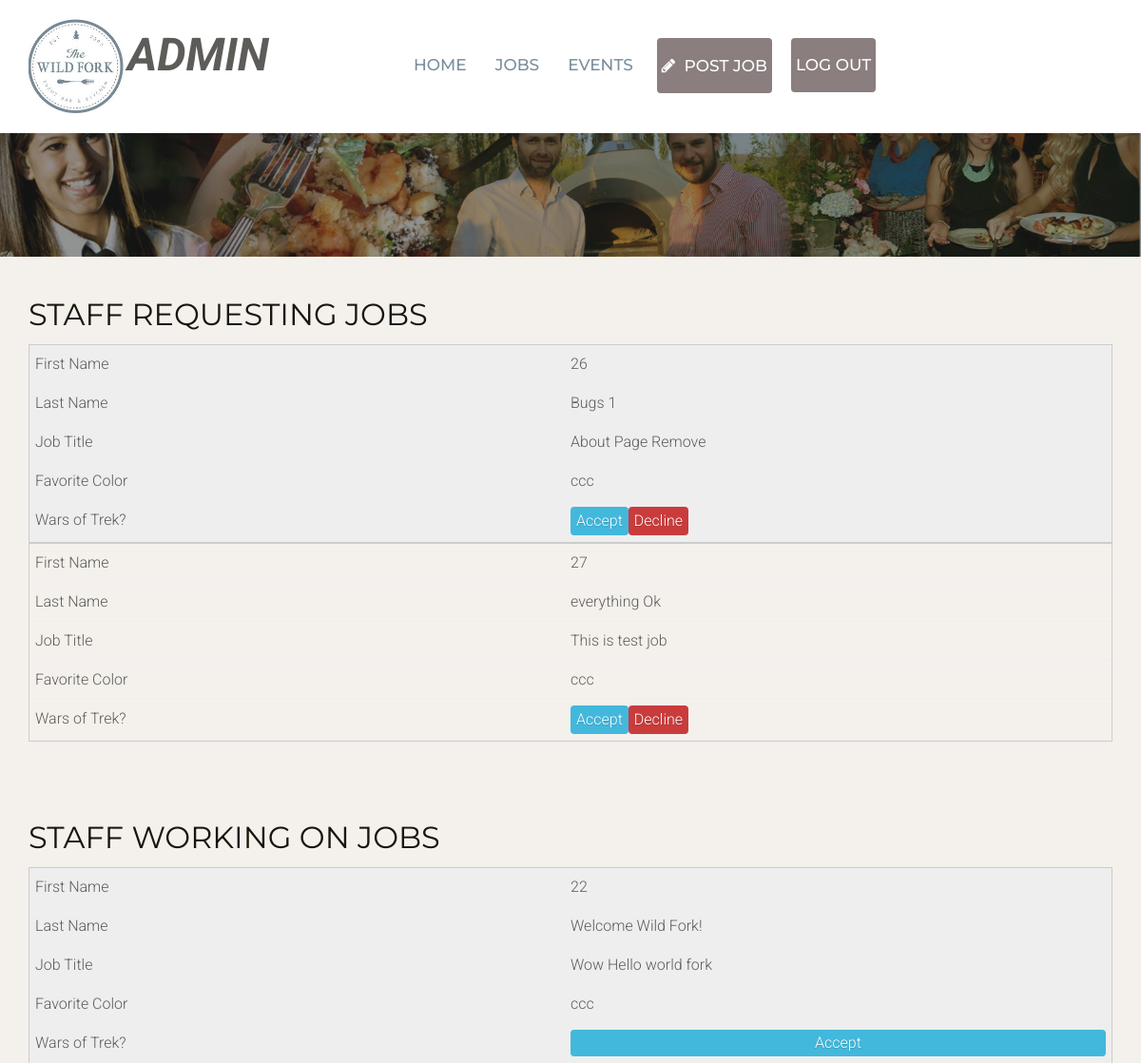
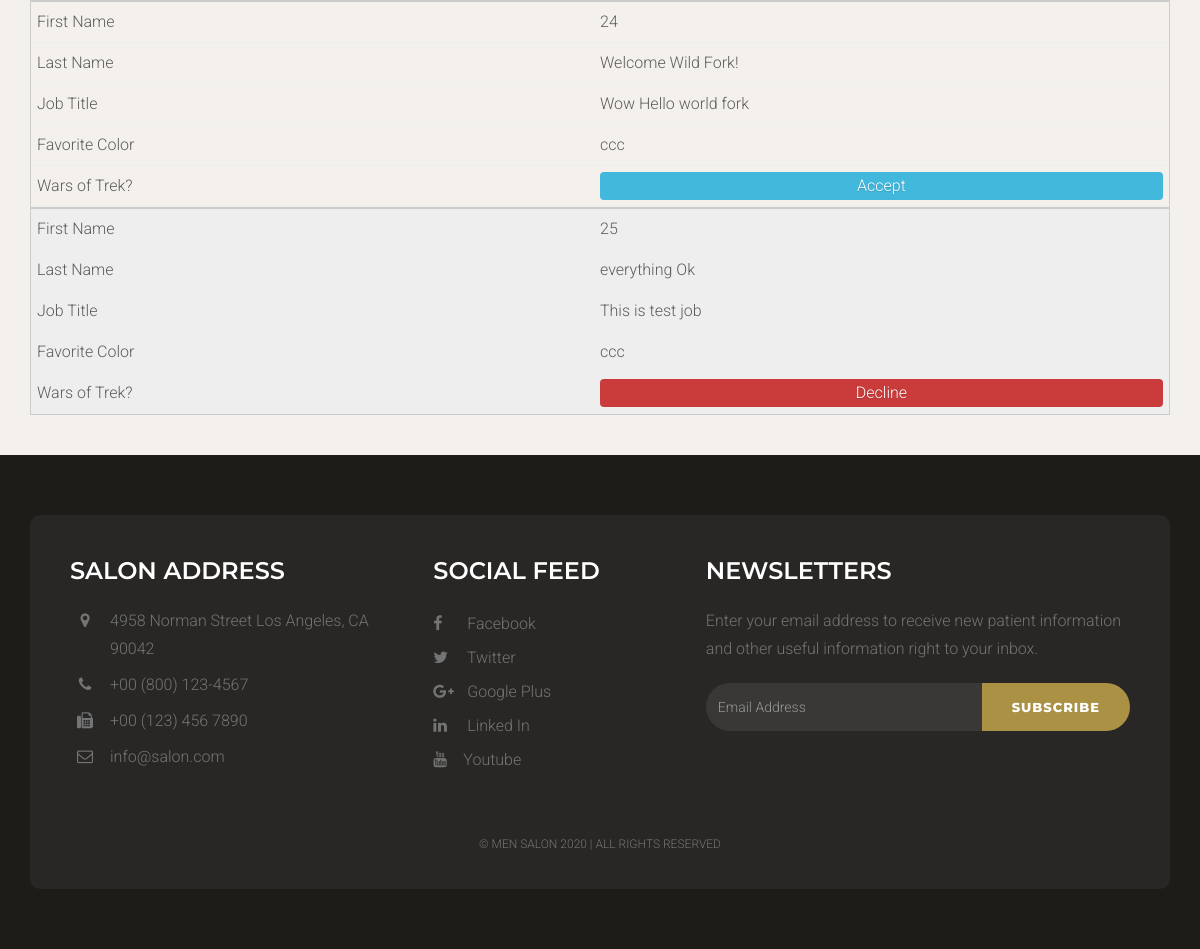
The app's page /job/reqprocess (signed in), older data (2 pictures, top to bottom).
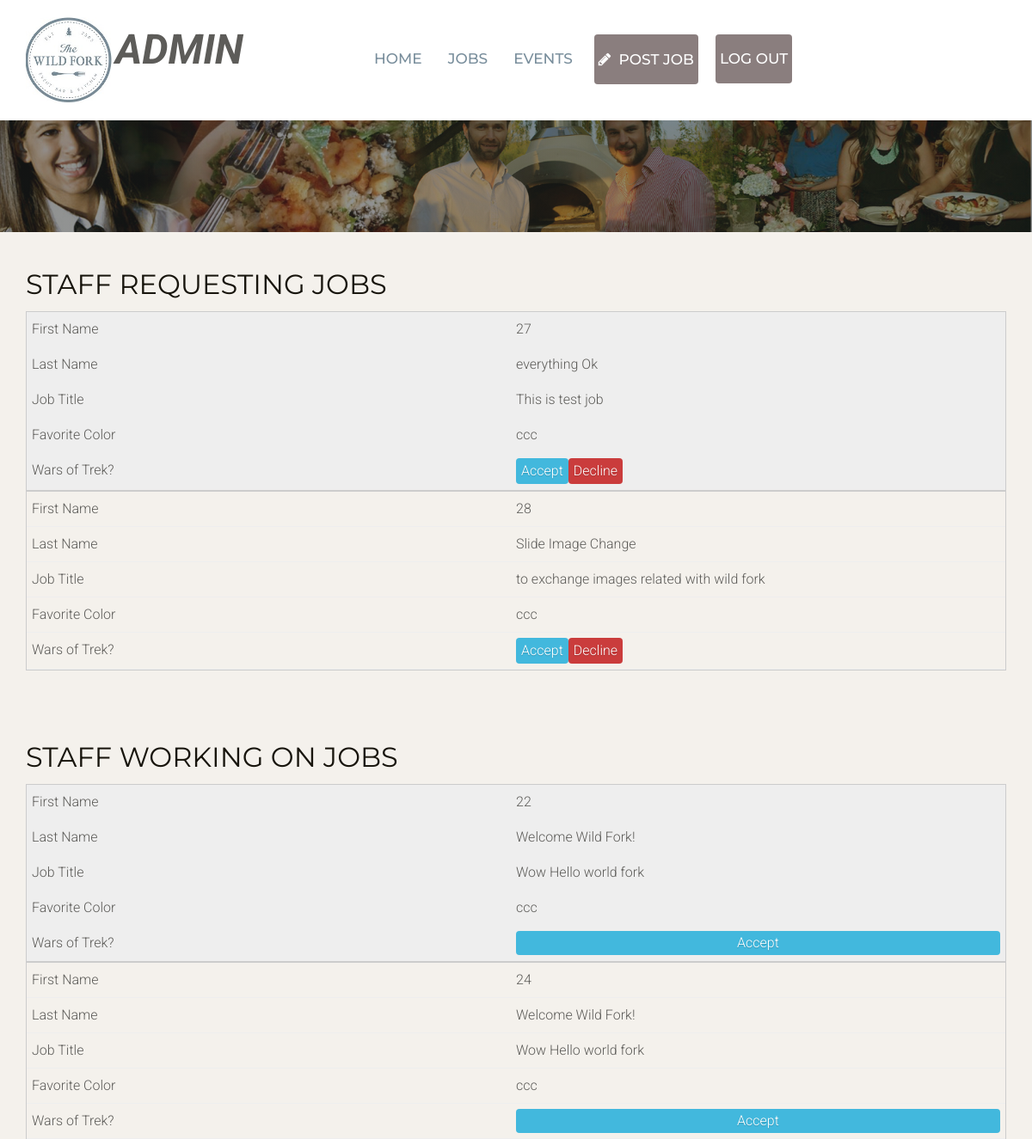
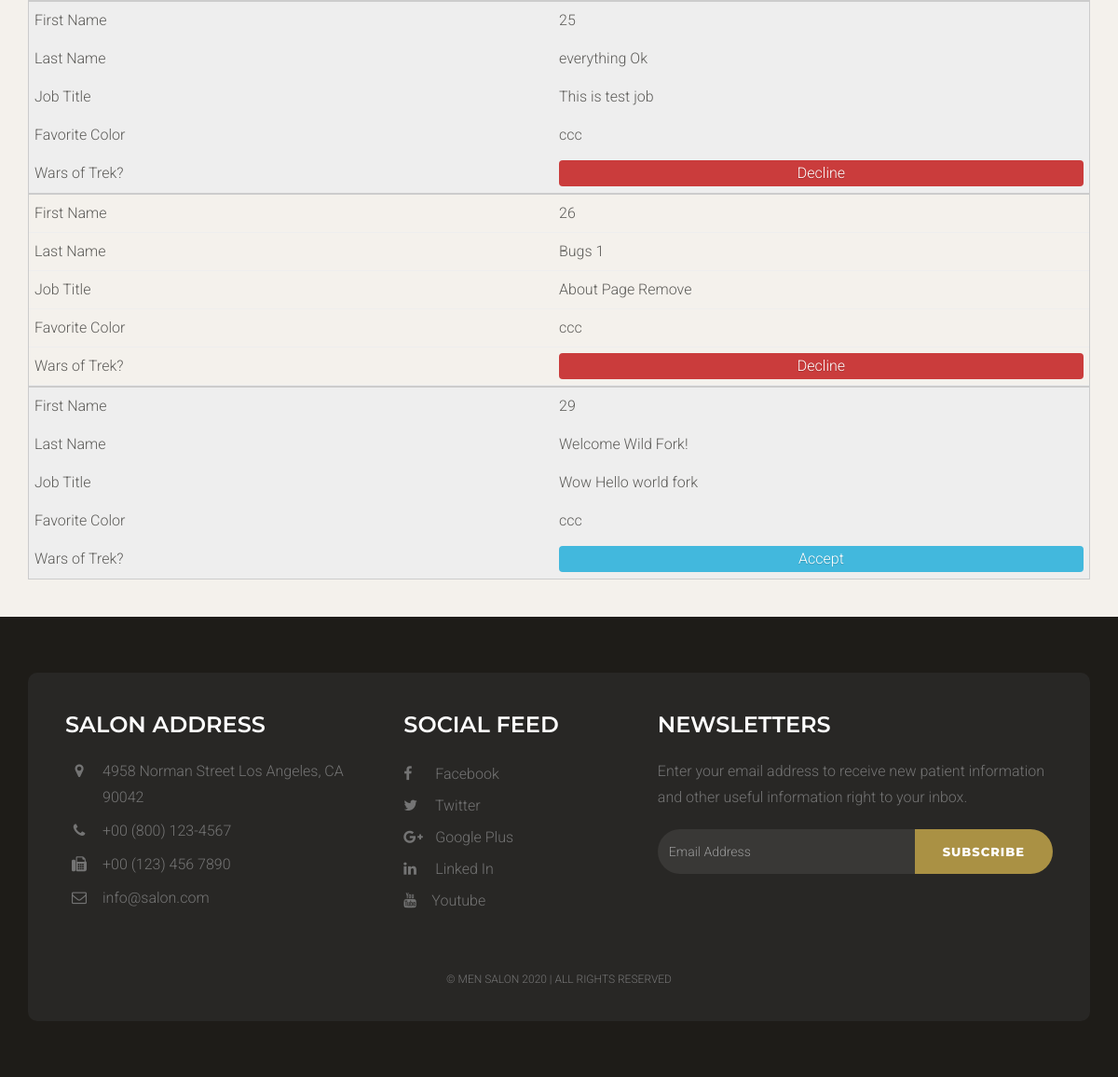
The same page, newer data (2 pictures, top to bottom).
### staffapp/models.py (models this page shows, shortened)
class Requestjob(models.Model):
    user = models.ForeignKey('auth.User')
    job = models.ForeignKey('Job')
    status = models.CharField(max_length=9, choices=REQUEST_STATUS_CHOICES, default="WT")
    processed = models.BooleanField(default =0)
    created_date = models.DateTimeField(
            default=timezone.now)
    published_date = models.DateTimeField(
            blank=True, null=True)

class Job(models.Model):
    writer = models.ForeignKey('auth.User')
    email = models.CharField(max_length=200)
    title = models.CharField(max_length=200)
    location = models.CharField(max_length=300)
    category = models.CharField(max_length=200)
    tags = models.CharField(max_length=200)
    description = models.TextField()
    companyName = models.CharField(max_length=100)
    website = models.CharField(max_length=100)
    tagline = models.CharField(max_length=200)
    start_time = models.TimeField(default=timezone.now)
    end_time = models.TimeField(default=timezone.now)
    created_date = models.DateTimeField(
            default=timezone.now)
    published_date = models.DateTimeField(
            blank=True, null=True)

### staffapp/views.py (the view)
# urls.py: url(r'job/reqprocess', views.requestJobProcess, name='requestjobprocess'),
@login_required
def requestJobProcess(request):
    if request.method == 'POST':
        request_id = int(request.POST['request_id'])
        mode = request.POST['mode']
        requestjob = Requestjob.objects.filter(id=request_id)[0]
        to_email = requestjob.user.email
        if mode == 'true':
            requestjob.status = 'AC'
        else:
            requestjob.status = 'DE'
        content = 'Your Request ' + str(requestjob.id) + ' is processed!'
        to_email = requestjob.user.email
        try:
            send_mail(
                'Wild Fork Team',
                content,
                'sabrinallbani83@gmail.com',
                [to_email],
                fail_silently=False,
            )
        except:
            return JsonResponse({'result': 'false'})
        requestjob.save()
        return JsonResponse({'result': requestjob.id})
    else:
        will_requests = Requestjob.objects.filter(status='WT')
        did_requests = Requestjob.objects.filter(~Q(status='WT'))
        return render(request, 'requestprocess.html', {'will_requests': will_requests, 'did_requests': did_requests})

### staffapp/templates/requestprocess.html (shortened to what this page needs)
{% extends 'layouts/base.html' %}
{% load staticfiles %}
{% block content %}
    {% include 'layouts/header.html' %}
    <div class="space-small bg-default">
        <div class="container">
            <h1>Staff requesting jobs</h1>
            <table>
                <tbody>
                    {% for request in will_requests %}
                    <tr>
                        <td>{{request.id}}</td>
                        <td>{{request.job.title}}</td>
                        <td>{{request.job.description}}</td>
                        <td>{{request.user.username}}</td>
                        <td><button class="button-secondary" onclick="processfn(true, {{request.id}})">Accept</button><button class="button-error" onclick="processfn(false, {{request.id}})">Decline</button></td>
                    </tr>
                    {% endfor %}
                </tbody>
            </table>
        </div>
    </div>
    <div class="space-small bg-default">
        <div class="container">
            <h1>Staff working on jobs</h1>
            <table>
                <tbody>
                    {% for request in did_requests %}
                    <tr>
                        <td>{{request.id}}</td>
                        <td>{{request.job.title}}</td>
                        <td>{{request.job.description}}</td>
                        <td>{{request.user.username}}</td>
                        <td>
                            {% if request.status == 'AC' %}
                            <p class="button-secondary">Accept</p>
                            {% elif request.status == 'DE' %}
                            <p class="button-error">Decline</p>
                            {% else %}
                            <p class="button-warning">Waiting</p>
                            {% endif %}
                        </td>
                    </tr>
                    {% endfor %}
                </tbody>
            </table>
        </div>
    </div>
    {% include 'layouts/footer.html' %}
{% endblock %}

### staffapp/templates/layouts/base.html (shortened to what this page needs)
{% load staticfiles %}
<!DOCTYPE html>
<html lang="en">
<head>
    <link href="{% static 'css/bootstrap.min.css' %}" rel="stylesheet">
    <link rel='stylesheet prefetch' href='http://maxcdn.bootstrapcdn.com/font-awesome/4.2.0/css/font-awesome.min.css'>
    <link href="{% static 'css/style.css' %}" rel="stylesheet">
    <link href="{% static 'css/my.css' %}" rel="stylesheet">
    <link href="{% static 'css/retable.css' %}" rel="stylesheet">
</head>
<body>
    {% block content %}
    {% endblock %}
</body>
</html>

### staffapp/templates/layouts/header.html (shortened to what this page needs)
{% load staticfiles %}
<div class="header">
    <div class="container">
        <div class="row">
            <div class="col-lg-4 col-md-4 col-sm-12 col-xs-12">
                <a href="index.html"><img src="{% static 'img/blacklogo.jpg' %}" style="width: 100px; height: 100px;" alt="Hair Salon Website Templates Free Download"></a>
                {% if user.is_superuser %}
                <span style="font-size:48px; font-weight: bold; font-style: italic">ADMIN<span>
                {% endif %}
            </div>
            <div class="col-lg-8 col-md-8 col-sm-12 col-xs-12">
                <div class="navigation">
                    <div id="navigation">
                        <ul>
                            <li><a href="/job/list" title="Job List">Home</a> </li>
                            {% if user.is_superuser %}
                            <li><a href="/job/adminlist" title="Job List">Jobs</a> </li>
                            <li><a href="/job/reqprocess" title="ReqProcess">Events</a> </li>
                            <li class="navbtn"><a href="/job/newform" style="color: white;"><i class="fa fa-pencil" aria-hidden="true"></i> &nbsp;POST JOB</a> </li>
                            {% endif %}
                            {% if user.is_authenticated %}
                            <li class="navbtn"><a href="/accounts/logout" style="color: white;">LOG OUT</a> </li>
                            {% else %}
                            <li class="navbtn"><a href="/accounts/login" style="color: white;">LOG IN</a> </li>
                            {% endif %}
                        </ul>
                    </div>
                </div>
            </div>
        </div>
    </div>
</div>
<div class="hero-section">
    <div class="container">
        <div class="row">
            <div class="col-lg-12 col-md-12 col-sm-12 col-xs-12">
            </div>
        </div>
    </div>
</div>

### staffapp/templates/layouts/footer.html
{% load staticfiles %}
<div class="footer">
    <div class="container">
        <div class="footer-block">
            <div class="row">
                <div class="col-lg-4 col-md-4 col-sm-6 col-xs-12">
                    <div class="footer-widget">
                        <h2 class="widget-title">Salon Address</h2>
                        <ul class="listnone contact">
                            <li><i class="fa fa-map-marker"></i> 4958 Norman Street Los Angeles, CA 90042 </li>
                            <li><i class="fa fa-phone"></i> +00 (800) 123-4567</li>
                            <li><i class="fa fa-fax"></i> +00 (123) 456 7890</li>
                            <li><i class="fa fa-envelope-o"></i> info@salon.com</li>
                        </ul>
                    </div>
                </div>
                <div class="col-lg-3 col-md-3 col-sm-6 col-xs-12">
                    <div class="footer-widget footer-social">
                        <h2 class="widget-title">Social Feed</h2>
                        <ul class="listnone">
                            <li>
                                <a href="#"> <i class="fa fa-facebook"></i> Facebook </a>
                            </li>
                            <li><a href="#"><i class="fa fa-twitter"></i> Twitter</a></li>
                            <li><a href="#"><i class="fa fa-google-plus"></i> Google Plus</a></li>
                            <li><a href="#"><i class="fa fa-linkedin"></i> Linked In</a></li>
                            <li>
                                <a href="#"> <i class="fa fa-youtube"></i>Youtube</a>
                            </li>
                        </ul>
                    </div>
                </div>
                <div class="col-lg-5 col-md-5 col-sm-12 col-xs-12">
                    <div class="footer-widget widget-newsletter">
                        <h2 class="widget-title">Newsletters</h2>
                        <p>Enter your email address to receive new patient information and other useful information right to your inbox.</p>
                        <div class="input-group">
                            <input type="text" class="form-control" placeholder="Email Address">
                            <span class="input-group-btn">
                        <button class="btn btn-default" type="button">Subscribe</button>
                        </span>
                        </div>
                    </div>
                </div>
            </div>
            <div class="tiny-footer">
                <div class="row">
                    <div class="col-lg-12 col-md-12 col-sm-12 col-xs-12">
                        <div class="copyright-content">
                            <p>© Men Salon 2020 | all rights reserved</p>
                        </div>
                    </div>
                </div>
            </div>
        </div>
    </div>
</div>

### staffapp/static/css/style.css (style rules this page uses)
body { font-size: 16px; background-color: #fff; color: #5d5c59; font-family: 'Roboto', sans-serif; line-height: 28px; font-weight: 300; }
h1, h2, h3, h4, h5, h6 { margin: 0; padding: 0; margin-bottom: 10px; color: #18150d; font-weight: 400; font-family: 'Montserrat', sans-serif; text-transform: uppercase; -webkit-font-smoothing: antialiased; text-rendering: optimizeLegibility; }
h1 { font-size: 32px; line-height: 42px; }
h2 { font-size: 24px; line-height: 32px; }
p { margin: 0 0 20px; }
p:last-child { margin-bottom: 0px; }
ul, ol { margin: 0; }
a { color: #aa9144; text-decoration: none; -webkit-transition: all 0.3s; -moz-transition: all 0.3s; transition: all 0.3s; }
.listnone { list-style: none; padding: 0px; }
.form-control { width: 100%; height: 50px; padding: 6px 12px; font-size: 16px; line-height: 1.42857143; color: #333; background-color: #fff; border: 1px solid #dcd9d3; background-image: none; border-radius: 2px; -webkit-box-shadow: inset 0 0px 0px rgba(255, 255, 255, .075); box-shadow: inset 3px 3px 3px rgba(255, 255, 255, .075); margin-bottom: 15px; }
.btn { display: inline-block; padding: 14px 30px; margin-bottom: 0; font-size: 13px; font-weight: 800; letter-spacing: 1px; line-height: 1.42857143; text-align: center; border: none; text-transform: uppercase; border-radius: 100px;font-family: 'Montserrat', sans-serif; -webkit-font-smoothing: antialiased; text-rendering: optimizeLegibility; }
.btn-default { color: #fff; background-color: #aa9144; }
.space-small { padding-top: 40px; padding-bottom: 40px; }
.bg-default { background-color: #f4f1ec; }
.header { background-color: #fff; z-index: 9999; position: relative; padding-top: 20px; padding-bottom: 20px; }
.hero-section { padding-top: 135px; padding-bottom: 135px; background: linear-gradient(rgba(36, 39, 38, 0.5), rgba(36, 39, 38, 0.5)), rgba(36, 39, 38, 0.5) url(../img/slide.jpg) no-repeat center; background-size: cover; }
.navigation { float: right; margin: 20px 0; }
#navigation, #navigation ul, #navigation ul li, #navigation ul li a, #navigation #menu-button { margin: 0; padding: 0; border: 0; list-style: none; line-height: 1; display: block; position: relative; -webkit-box-sizing: border-box; -moz-box-sizing: border-box; box-sizing: border-box; }
#navigation:after, #navigation > ul:after { content: "."; display: block; clear: both; visibility: hidden; line-height: 0; height: 0; }
#navigation { font-family: 'Montserrat', sans-serif; -webkit-font-smoothing: antialiased; text-rendering: optimizeLegibility; }
#navigation > ul > li { float: left; margin: 0 10px; }
#navigation > ul > li > a { padding: 20px 5px; font-size: 17px; color: rgb(121, 142, 156); text-decoration: none; font-weight: 500; text-transform: uppercase; }
.footer { background-color: #1e1c18; padding-top: 60px; padding-bottom: 60px; }
.footer-block { background-color: #282725;padding: 40px 40px 10px 40px; border-radius: 10px; }
.footer-widget p { color: #747474; }
.footer-widget .widget-title { color: #fff; font-weight: 600; padding-bottom: 20px; margin-bottom: 30px; }
.footer-widget li a { color: #747474; line-height: 34px; }
.footer-social ul li a i { padding-right: 10px; width: 30px; }
.footer .contact li { position: relative; padding-left: 40px; display: block; ' margin-bottom: 8px; padding: 0 0 8px 40px; color: #747474; }
.footer .contact li i { display: block; position: absolute; top: 5px; left: 0; width: 30px; font-size: 16px; text-align: center; }
.widget-newsletter .form-control { height: 48px; color: #eee; background-color: #393836; border: none; box-shadow: none; font-size: 14px; border-radius: 30px 0px 0px 30px; }
.widget-newsletter button { height: 48px; }
.tiny-footer { padding-top: 19px; padding-bottom: 9px; font-size: 12px; color: #56575e; text-align: left; text-transform: uppercase; text-align: center; }
.copyright-content { padding: 12px; color: #747474; }
.widget-title { margin-bottom: 20px; }
@media only screen and (max-width : 1200px) { .navigation { float: none; } }
@media only screen and (max-width : 1200px) { .hero-section { padding-top: 50px; padding-bottom: 50px; } }
@media only screen and (max-width : 1200px) { .footer-widget { margin-bottom: 20px; } }
@media only screen and (max-width : 1200px) { .footer-widget .widget-title { margin-bottom: 0px; } }

Row changes from the older to the newer data that the page shows:
added Requestjob: id "28", job "Slide Image Change", job.description "to exchange images related with wild fork", user.username "ccc", shown under "STAFF REQUESTING JOBS"
changed Requestjob "Bugs 1": moves from the list under "STAFF REQUESTING JOBS" to the list under "STAFF WORKING ON JOBS"
added Requestjob: id "29", job "Welcome Wild Fork!", job.description "Wow Hello world fork", user.username "ccc", status "Accept", shown under "STAFF WORKING ON JOBS"
